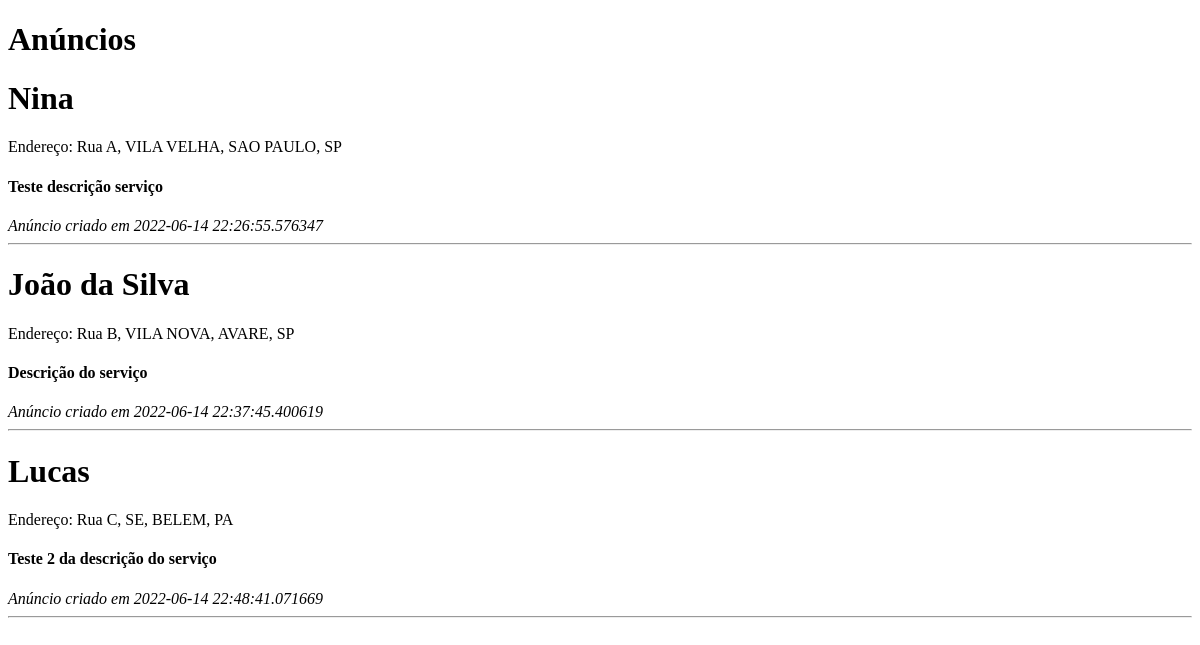
Before: / with the older database file.
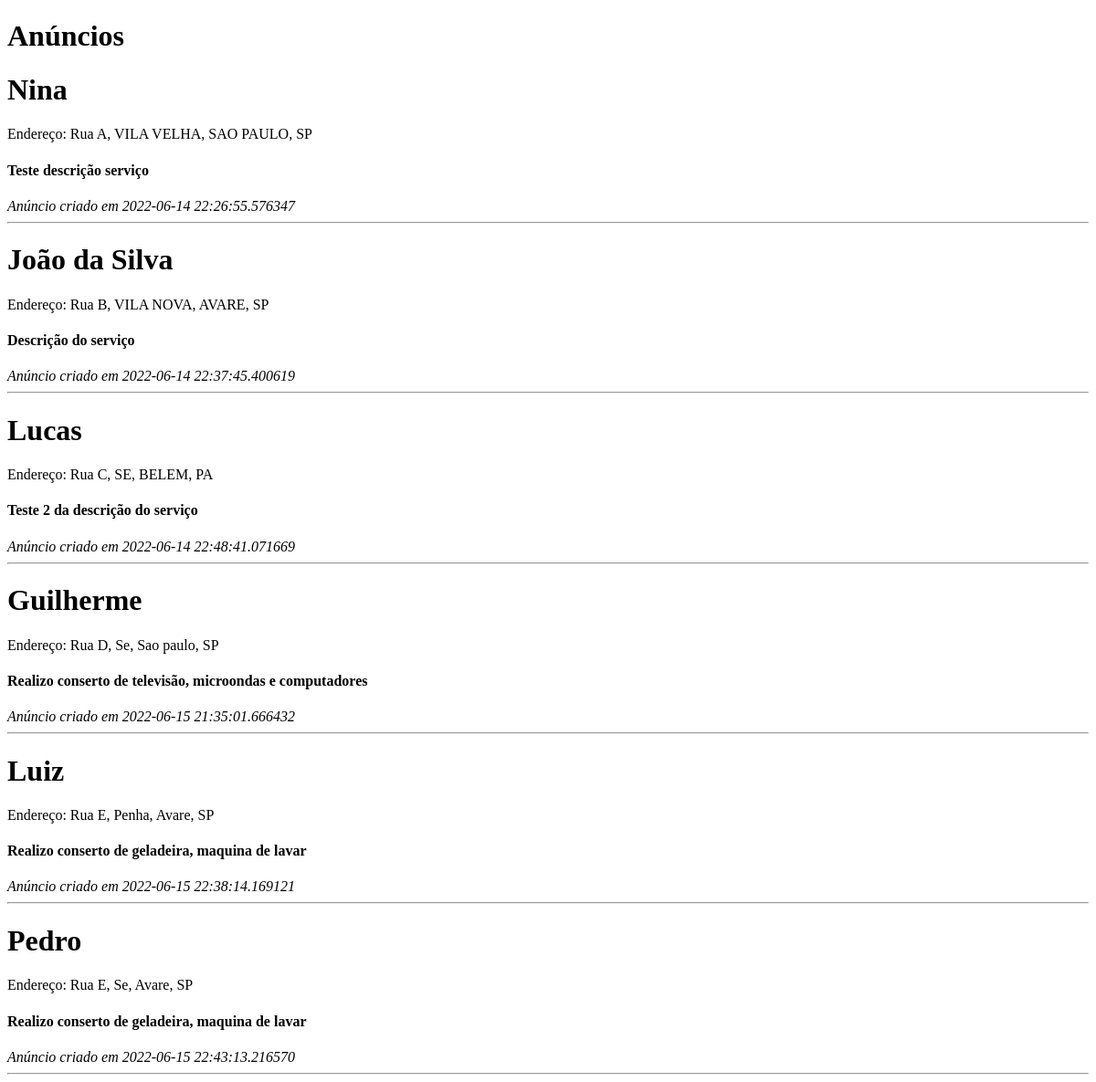
After: the same page with the newer database file.
### app.py (models this page shows)
class Cadastro(db.Model):
    id = db.Column(db.Integer, primary_key=True)
    created = db.Column(db.DateTime, default=datetime.datetime.utcnow)
    nome = db.Column(db.String(40), nullable=False)
    cpf = db.Column(db.String(10), nullable=False)
    email = db.Column(db.String(30), nullable=False)
    dataNascimento = db.Column(db.String(30), nullable=False)
    titulo = db.Column(db.String(30), nullable=True)
    categoria = db.Column(db.String(30), nullable=False)
    descricaoservico = db.Column(db.String(200), nullable=False)
    rua = db.Column(db.String(50), nullable=False)
    bairro = db.Column(db.String(30), nullable=False)
    cidade = db.Column(db.String(30), nullable=False)
    estado = db.Column(db.String(2), nullable=False)
    cep = db.Column(db.String(8), nullable=False)
    tiporedesocial1 = db.Column(db.String(30), nullable=True)
    link1 = db.Column(db.String(50), nullable=True)
    tiporedesocial2 = db.Column(db.String(30), nullable=True)
    link2 = db.Column(db.String(50), nullable=True)
    tiporedesocial3 = db.Column(db.String(30), nullable=True)
    link3 = db.Column(db.String(50), nullable=True)
    numero1 = db.Column(db.String(11), nullable=False)
    numero2 = db.Column(db.String(11), nullable=True)
    numero3 = db.Column(db.String(11), nullable=True)
    numero4 = db.Column(db.String(11), nullable=True)

### app.py (the view)
@app.route("/", methods=["GET", "POST"])
def home():
    cadastros = Cadastro.query.all()
    return render_template("home.html", cadastros=cadastros)

### templates/home.html
<!DOCTYPE html>
{% block content %}
<html>
  <body>
      <h1>Anúncios</h1>
  {% for cadastro in cadastros %}
      <h1>{{ cadastro['nome'] }}</h1>
      <a>Endereço: {{ cadastro['rua'] }}, {{ cadastro['bairro'] }}, {{ cadastro['cidade'] }}, {{ cadastro['estado'] }}</a>
      <h4>{{ cadastro['descricaoservico'] }}</h4>
      <span><i>Anúncio criado em {{ cadastro['created'] }}</i></span>
  <hr>
  </body>
</html>
{% endfor %}
{% endblock%}

Changed rows visible on the page:
added Cadastro: nome "Guilherme", rua "Rua D", bairro "Se", cidade "Sao paulo", estado "SP", descricaoservico "Realizo conserto de televisão, microondas e computadores", created "2022-06-15 21:35:01.666432"
added Cadastro: nome "Luiz", rua "Rua E", bairro "Penha", cidade "Avare", estado "SP", descricaoservico "Realizo conserto de geladeira, maquina de lavar", created "2022-06-15 22:38:14.169121"
added Cadastro: nome "Pedro", rua "Rua E", bairro "Se", cidade "Avare", estado "SP", descricaoservico "Realizo conserto de geladeira, maquina de lavar", created "2022-06-15 22:43:13.216570"
